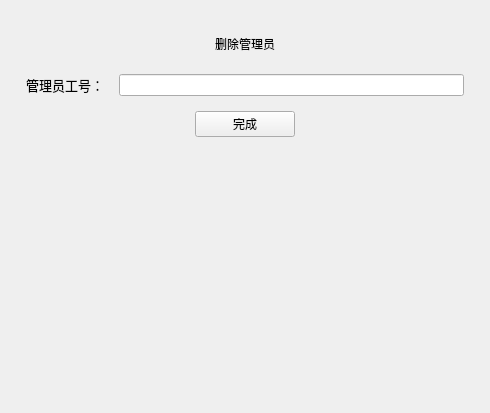
<?xml version="1.0" encoding="UTF-8"?>
<ui version="4.0">
 <class>SuperadminDeleteAdmin</class>
 <widget class="QWidget" name="SuperadminDeleteAdmin">
  <property name="geometry">
   <rect>
    <x>0</x>
    <y>0</y>
    <width>490</width>
    <height>413</height>
   </rect>
  </property>
  <property name="windowTitle">
   <string>删除管理员</string>
  </property>
  <layout class="QHBoxLayout" name="horizontalLayout">
   <property name="topMargin">
    <number>35</number>
   </property>
   <item>
    <layout class="QVBoxLayout" name="verticalLayout_2">
     <item>
      <widget class="TitleLabel" name="TitleLabel">
       <property name="text">
        <string>删除管理员</string>
       </property>
       <property name="alignment">
        <set>Qt::AlignCenter</set>
       </property>
      </widget>
     </item>
     <item>
      <widget class="CardWidget" name="CardWidget">
       <layout class="QVBoxLayout" name="verticalLayout">
        <property name="spacing">
         <number>15</number>
        </property>
        <property name="leftMargin">
         <number>15</number>
        </property>
        <property name="topMargin">
         <number>15</number>
        </property>
        <property name="rightMargin">
         <number>15</number>
        </property>
        <property name="bottomMargin">
         <number>15</number>
        </property>
        <item>
         <layout class="QHBoxLayout" name="horizontalLayout_4">
          <item>
           <layout class="QVBoxLayout" name="verticalLayout_7">
            <item>
             <widget class="QLabel" name="label_11">
              <property name="font">
               <font>
                <family>Microsoft YaHei</family>
                <pointsize>10</pointsize>
                <bold>false</bold>
               </font>
              </property>
              <property name="text">
               <string>管理员工号：</string>
              </property>
             </widget>
            </item>
           </layout>
          </item>
          <item>
           <layout class="QVBoxLayout" name="verticalLayout_8">
            <item>
             <widget class="LineEdit" name="adminId"/>
            </item>
            <item>
             <layout class="QHBoxLayout" name="horizontalLayout_5"/>
            </item>
           </layout>
          </item>
         </layout>
        </item>
        <item>
         <layout class="QHBoxLayout" name="horizontalLayout_7" stretch="0,0,0">
          <item>
           <spacer name="horizontalSpacer">
            <property name="orientation">
             <enum>Qt::Horizontal</enum>
            </property>
            <property name="sizeHint" stdset="0">
             <size>
              <width>40</width>
              <height>20</height>
             </size>
            </property>
           </spacer>
          </item>
          <item>
           <widget class="PrimaryPushButton" name="finshButton">
            <property name="sizePolicy">
             <sizepolicy hsizetype="Minimum" vsizetype="Fixed">
              <horstretch>2</horstretch>
              <verstretch>0</verstretch>
             </sizepolicy>
            </property>
            <property name="maximumSize">
             <size>
              <width>100</width>
              <height>16777215</height>
             </size>
            </property>
            <property name="text">
             <string>完成</string>
            </property>
           </widget>
          </item>
          <item>
           <spacer name="horizontalSpacer_4">
            <property name="orientation">
             <enum>Qt::Horizontal</enum>
            </property>
            <property name="sizeHint" stdset="0">
             <size>
              <width>40</width>
              <height>20</height>
             </size>
            </property>
           </spacer>
          </item>
         </layout>
        </item>
       </layout>
      </widget>
     </item>
     <item>
      <spacer name="verticalSpacer">
       <property name="orientation">
        <enum>Qt::Vertical</enum>
       </property>
       <property name="sizeHint" stdset="0">
        <size>
         <width>20</width>
         <height>40</height>
        </size>
       </property>
      </spacer>
     </item>
    </layout>
   </item>
  </layout>
 </widget>
 <customwidgets>
  <customwidget>
   <class>PushButton</class>
   <extends>QPushButton</extends>
   <header>qfluentwidgets</header>
  </customwidget>
  <customwidget>
   <class>PrimaryPushButton</class>
   <extends>PushButton</extends>
   <header>qfluentwidgets</header>
  </customwidget>
  <customwidget>
   <class>CardWidget</class>
   <extends>QFrame</extends>
   <header>qfluentwidgets</header>
   <container>1</container>
  </customwidget>
  <customwidget>
   <class>TitleLabel</class>
   <extends>QLabel</extends>
   <header>qfluentwidgets</header>
  </customwidget>
  <customwidget>
   <class>LineEdit</class>
   <extends>QLineEdit</extends>
   <header>qfluentwidgets</header>
  </customwidget>
 </customwidgets>
 <resources/>
 <connections/>
</ui>
